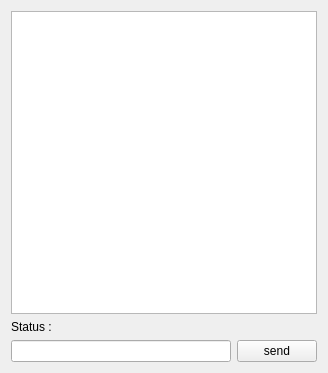
<?xml version="1.0" encoding="UTF-8"?>
<ui version="4.0">
 <class>Widget</class>
 <widget class="QWidget" name="Widget">
  <property name="geometry">
   <rect>
    <x>0</x>
    <y>0</y>
    <width>328</width>
    <height>373</height>
   </rect>
  </property>
  <property name="windowTitle">
   <string>Widget</string>
  </property>
  <layout class="QVBoxLayout" name="verticalLayout">
   <item>
    <widget class="QTextBrowser" name="textBrowser"/>
   </item>
   <item>
    <widget class="QLabel" name="status">
     <property name="text">
      <string>Status : </string>
     </property>
    </widget>
   </item>
   <item>
    <layout class="QHBoxLayout" name="horizontalLayout">
     <item>
      <widget class="QLineEdit" name="message"/>
     </item>
     <item>
      <widget class="QPushButton" name="sendButton">
       <property name="text">
        <string>send</string>
       </property>
       <property name="autoDefault">
        <bool>false</bool>
       </property>
       <property name="default">
        <bool>false</bool>
       </property>
      </widget>
     </item>
    </layout>
   </item>
  </layout>
 </widget>
 <resources/>
 <connections/>
</ui>
